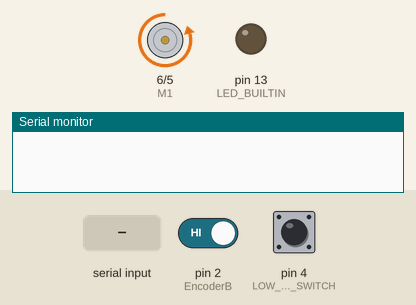
A sketch run on a simulated Arduino Uno, built with avr-gcc and run on an emulated ATmega328P. Parts: direction and speed pins drawn as motors (green arrow = direction pin HIGH = forward, orange = LOW = backward, longer = more drive), output pins drawn as LEDs (lit = HIGH), the last lines printed to the serial monitor. Inputs (shaded band) come from the test bench; at power-on: pin 4 (LOW_LIMIT_SWITCH) HIGH, pin 2 (EncoderB) HIGH.

Above: at 0.8 s.
0.9 s: pin 4 (LOW_LIMIT_SWITCH) pulled LOW for 0.15 s
At 2.1 s:
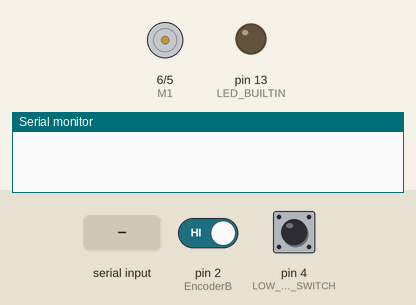
2.5 s: "u" received over Serial
At 3.4 s:
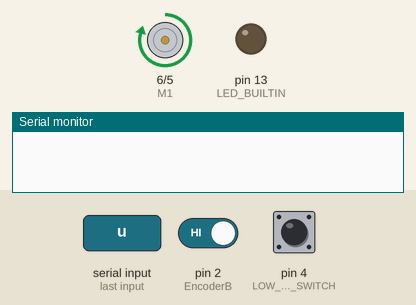
5.1 s: "r" received over Serial
At 6.0 s:
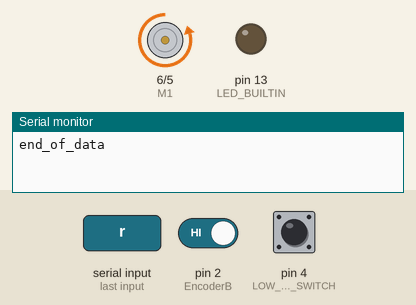
6.7 s: pin 4 (LOW_LIMIT_SWITCH) pulled LOW for 1 s
At 7.1 s:
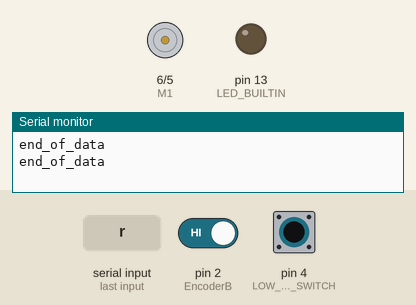
Timing chart, 0 to 9.7 s (numbered marks = the images above; inputs shaded):
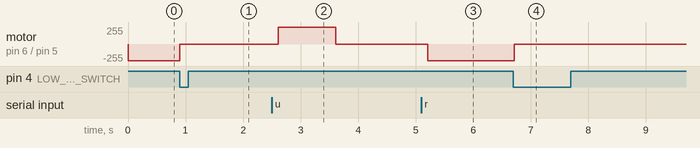

The sketch:

Rendezvous.ino
```cpp
//
// Rendezvous in Space		Museum of Life and Science
// Peter Reintjes		November 2014

// PIN ASSIGNMENTS
#define EncoderB 2
#define EncoderA 3
#define LOW_LIMIT_SWITCH  4  // Limit switch
#define E1   5
#define M1   6

#define EOT "end_of_data"

// Vertical Direction/Speed Parameters
#define DEFAULT_MAX_HEIGHT 9000.0       // Don't go higher than this

double height;
int vertical_speed;
double max_height = DEFAULT_MAX_HEIGHT;

#define UP 1
#define DOWN 0
#define FAST_SHUTTLE  250
#define SLOW_SHUTTLE  100
#define SPEED_RANGE ((double)(FAST_SHUTTLE-SLOW_SHUTTLE))
#define ALTITUDE_SPEED ((int)(SPEED_RANGE * ((max_height-(double)alt)/max_height)))

#define speed(p,v)      analogWrite(p,v)

// Interrupt handler to keep track of altitude encoder
int hgt, alt;
void moved() {
  if(digitalRead(EncoderA )) {
    if (hgt==1400) {
	alt++;
	hgt=0;
    }
    hgt++;
  } else {
    if (hgt < 1) {
	if (alt>0) alt--;
	hgt=1400;
    }
    hgt--;
  }
}

// One second's worth of upward/downward motion
void vertical(int dir) {
	vertical_speed = SLOW_SHUTTLE + ALTITUDE_SPEED;
	digitalWrite(M1,dir);
	speed(E1, vertical_speed);
	delay(1000);
	digitalWrite(E1,0);
}

#define VOLTS_TO_PWM(v) ( int ((v*255.0)/4.86) )

//#define HEIGHT_TO_PWM(h) ((int) (68.0 + 100.0*(1.0-(((double)height)/6500.0))))

#define DEAD_SLOW       30

int velocity_PWM(void) {
	int velocity = ((int)(35.0 + 168.0*(1.0-(alt/8200.0))));
	if (velocity < 10) {
		if (velocity < 0) Serial.println(" Sure enough, neg PWM!");
		velocity = 10;
	}
	return velocity;
}

int cntr;
int inactivity;
boolean resetting;

boolean debounce(int p) {
	int infloop = 1;
	while(infloop++) {
		if (infloop%100 == 0) {
			Serial.println(" stuck in debounce!");
			inactivity = -1;
		}
		boolean bit = digitalRead(p);
		int cnt = 0;
		for(int i=0;i<3;i++) {
			if (digitalRead(p) == bit) cnt++;
		}
		if (cnt == 3) return(bit);
	}
}

// Emergency re-entry needs to be fast!
void reentry() {
	digitalWrite(M1,DOWN);
	speed(E1,FAST_SHUTTLE);
	while (debounce(LOW_LIMIT_SWITCH))
	{
		delay(100);
	}
	digitalWrite(E1,0);
	alt = 0;
	hgt = 0;
}

void setup() {
  resetting = true;
  Serial.begin(9600);
  pinMode(E1,OUTPUT);
  pinMode(M1,OUTPUT);
  pinMode(LED_BUILTIN,     OUTPUT);
  pinMode(LOW_LIMIT_SWITCH,INPUT_PULLUP);

  pinMode(EncoderA,INPUT_PULLUP); /* A */
  pinMode(EncoderB,INPUT_PULLUP);  /* B INT0 on falling edge */

  hgt = 1000;  // Hitting the limit switch will establish altitude
  alt = 1000;
  attachInterrupt(0,moved,FALLING);

  // Reverse the motor until it triggers the limit switch
  height = max_height;
  if (debounce(LOW_LIMIT_SWITCH))
	 reentry();
  cntr = 0;
  inactivity = 0;
  resetting = false;
}

void respondToRequest(void)
{
	String is = "";
	while (Serial.available() > 0)  // Read a line of input
	{
		int c  = Serial.read();
		if ( c < 32 ) break;
		is += (char)c;
		if (Serial.available() == 0) // It is possible we're too fast
			delay(100);
	}
	if ( is.length() > 0 )  {   // process the command
		int value = 0;
		if (is.length() > 2)
			value = atoi(&is[2]);
		if (!process_command(is[0], is[1], value))
			Serial.println(" bad flow command [" + is + "]");
	}
}

boolean process_command(char c1, char c2, int value)
{
boolean rval = true;
byte d;
char buffer[20];
	switch(c2)
	{
		case '1': d = 1; break;
		case '0': d = 0; break;
		default : break;
	}
	switch(c1)
	{
		case 'a': // REVOLUTIONS
			sprintf(buffer,"%06d",alt);
			Serial.println(buffer);
			break;
		case 'h': // FRACTIONS
			sprintf(buffer,"%06d",hgt);
			Serial.println(buffer);
			break;
		case 'm':
			if (c2 == 's') max_height = value;
			else {
				sprintf(buffer,"%06d",(int)max_height);
				Serial.println(buffer);
			}
			break;
		case 'd':
			vertical(DOWN);
			break;
		case 'l':
			if (digitalRead(c2))
				digitalWrite(c2,0);
			else
				digitalWrite(c2,1);
			break;
		case 'r':
			reentry();
			break;
		case 's':
			sprintf(buffer,"%06d",vertical_speed);
			Serial.println(buffer);
			break;
		case 'u':
		case 'v':
			vertical(UP);
			break;

		default:
			rval = false;
	}
	Serial.println(EOT);
	return rval;
}

void loop()
{
  delay(10);
  respondToRequest();
  if ((cntr++ % 5000) == 0) {
	if (inactivity == -1) {
		setup();  // Reset if stuck (in debounce loop?)
		return;
	}
	inactivity++;
	if (inactivity > 36) {  // 3 min timeout before emergency re-entry
		if (debounce(LOW_LIMIT_SWITCH))
			reentry();
		inactivity = 0;
	}
  }
}
```

Measured:
- after the input at 0.9 s, motor on pin 6 (M1) / pin 5 (E1): backward 250/255 → stopped at once
- after the input at 2.5 s, motor on pin 6 (M1) / pin 5 (E1): stopped → forward 250/255 after 0.11 s, → stopped 1.0 s later
- after the input at 5.1 s, motor on pin 6 (M1) / pin 5 (E1): stopped → backward 250/255 after 0.11 s
- after the input at 6.7 s, motor on pin 6 (M1) / pin 5 (E1): backward 250/255 → stopped at once
